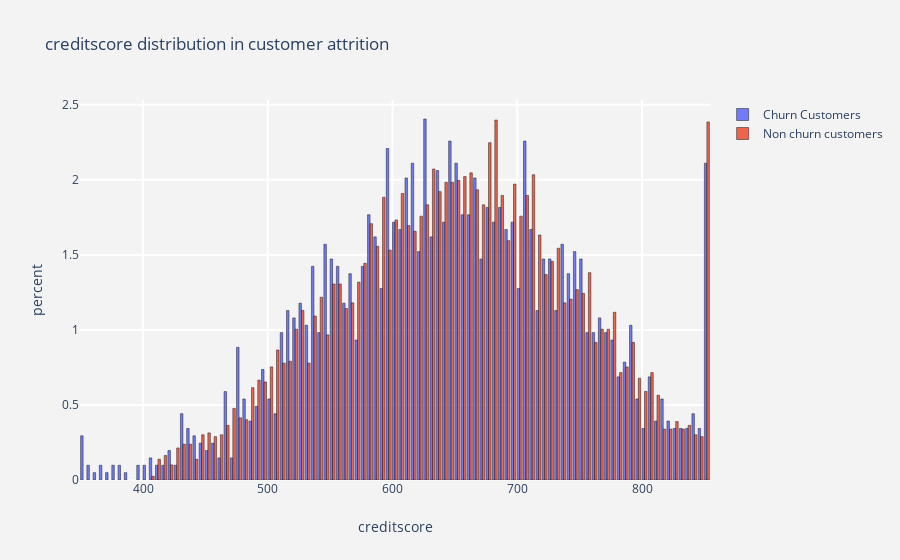

Notebook cell for this chart:
### Markdown cell above
**Note:** For more information on the different plot just pass the mousse hover the graph.

### Code cell
# Calling the function for plotting the histogram for creditscore column 
histogram(num_cols[0])

### Figure 1 — Plotly figure (JSON) as saved in the notebook; plotly's stock layout.template omitted (floating-point values rounded to 4 significant figures; data arrays with more than 128 entries replaced by an {"elided": "..."} marker saying what was removed)
{"data": [{"histnorm": "percent", "marker": {"line": {"color": "black", "width": 0.5}}, "name": "Churn Customers", "opacity": 0.9, "type": "histogram", "x": {"elided": "2037 int values"}}, {"histnorm": "percent", "marker": {"line": {"color": "black", "width": 0.5}}, "name": "Non churn customers", "opacity": 0.9, "type": "histogram", "x": {"elided": "7963 int values"}}], "layout": {"paper_bgcolor": "rgb(243,243,243)", "plot_bgcolor": "rgb(243,243,243)", "title": {"text": "creditscore distribution in customer attrition "}, "xaxis": {"gridcolor": "rgb(255, 255, 255)", "gridwidth": 2, "ticklen": 5, "title": {"text": "creditscore"}, "zerolinewidth": 1}, "yaxis": {"gridcolor": "rgb(255, 255, 255)", "gridwidth": 2, "ticklen": 5, "title": {"text": "percent"}, "zerolinewidth": 1}}}
